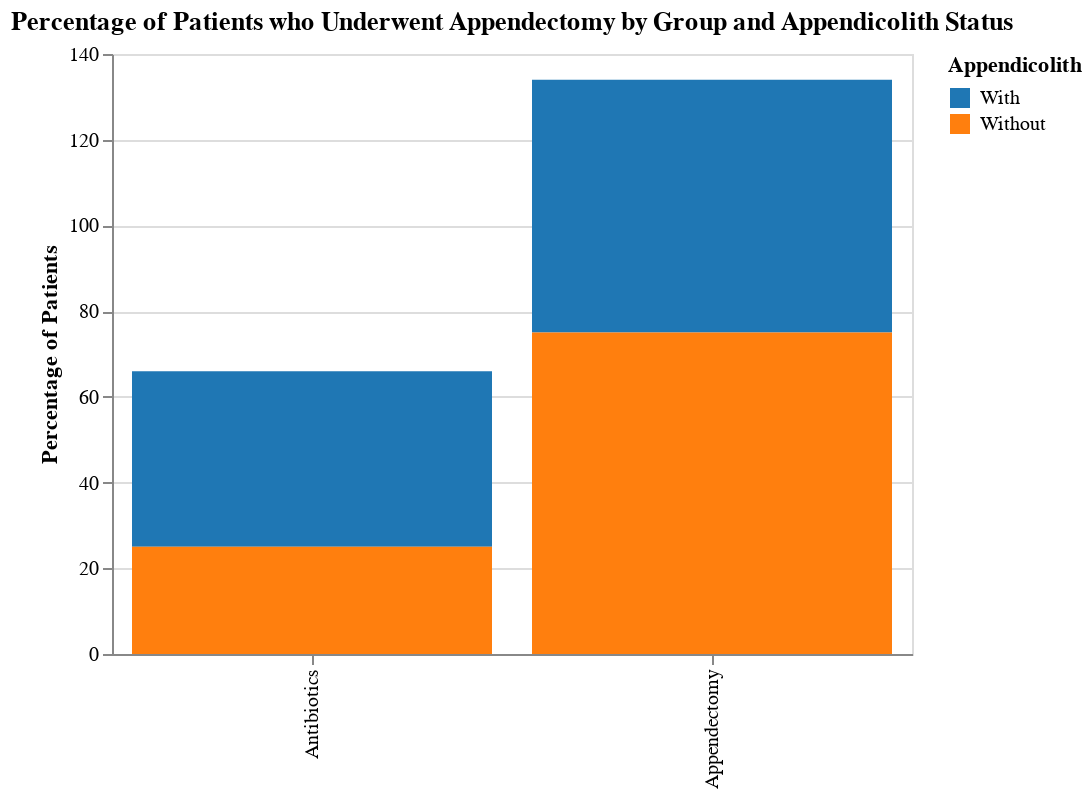

The cell this chart's notebook holds for it:
### Markdown cell above
The chart  shows that the rate of serious adverse events was higher in the antibiotics group than in the appendectomy group, with 4.0 serious adverse events per 100 participants in the antibiotics group and 3.0 serious adverse events per 100 participants in the appendectomy group. However, the difference in rates was not statistically significant (rate ratio, 1.29; 95% CI, 0.67 to 2.50).

The chart also shows that the rate of serious adverse events in the antibiotics group was higher among patients with appendicoliths than among those without appendicoliths (6.6% vs. 3.3%, respectively), while the rate in the appendectomy group was similar between the two groups (2.2% vs. 2.7%, respectively). This information can be useful in assessing the safety of antibiotics versus appendectomy for treating appendicitis, particularly in patients with appendicoliths.

Overall, the "Serious adverse event rates by treatment group" graph provides a clear and concise visual summary of the rates of serious adverse events associated with each treatment group, allowing for easy comparison and interpretation of the results.

### Code cell
import altair as alt
import pandas as pd

data = pd.DataFrame({
    'Appendicolith': ['With', 'Without', 'With', 'Without'],
    'Group': ['Antibiotics', 'Antibiotics', 'Appendectomy', 'Appendectomy'],
    'Percentage': [41, 25, 59, 75]
})

color_scale = alt.Scale(domain=['With', 'Without'], range=['#1f77b4', '#ff7f0e'])

chart = alt.Chart(data).mark_bar().encode(
    x=alt.X('Group:N', axis=alt.Axis(title='')),
    y=alt.Y('Percentage:Q', axis=alt.Axis(title='Percentage of Patients')),
    color=alt.Color('Appendicolith:N', scale=color_scale),
    tooltip=['Percentage']
).properties(
    width=400, height=300,
    title=alt.TitleParams('Percentage of Patients who Underwent Appendectomy by Group and Appendicolith Status', anchor='middle')
)

chart.interactive()

### Figure 1 — Vega-Lite specification as saved in the notebook (floating-point values rounded to 4 significant figures)
{"config": {"view": {"continuousWidth": 400, "continuousHeight": 300}}, "data": {"name": "data-bfb8f6d9acf9727bfa4168472a863b51"}, "mark": "bar", "encoding": {"color": {"field": "Appendicolith", "scale": {"domain": ["With", "Without"], "range": ["#1f77b4", "#ff7f0e"]}, "type": "nominal"}, "tooltip": [{"field": "Percentage", "type": "quantitative"}], "x": {"axis": {"title": ""}, "field": "Group", "type": "nominal"}, "y": {"axis": {"title": "Percentage of Patients"}, "field": "Percentage", "type": "quantitative"}}, "height": 300, "selection": {"selector011": {"type": "interval", "bind": "scales", "encodings": ["x", "y"]}}, "title": {"text": "Percentage of Patients who Underwent Appendectomy by Group and Appendicolith Status", "anchor": "middle"}, "width": 400, "$schema": "https://vega.github.io/schema/vega-lite/v4.17.0.json", "datasets": {"data-bfb8f6d9acf9727bfa4168472a863b51": [{"Appendicolith": "With", "Group": "Antibiotics", "Percentage": 41}, {"Appendicolith": "Without", "Group": "Antibiotics", "Percentage": 25}, {"Appendicolith": "With", "Group": "Appendectomy", "Percentage": 59}, {"Appendicolith": "Without", "Group": "Appendectomy", "Percentage": 75}]}}
